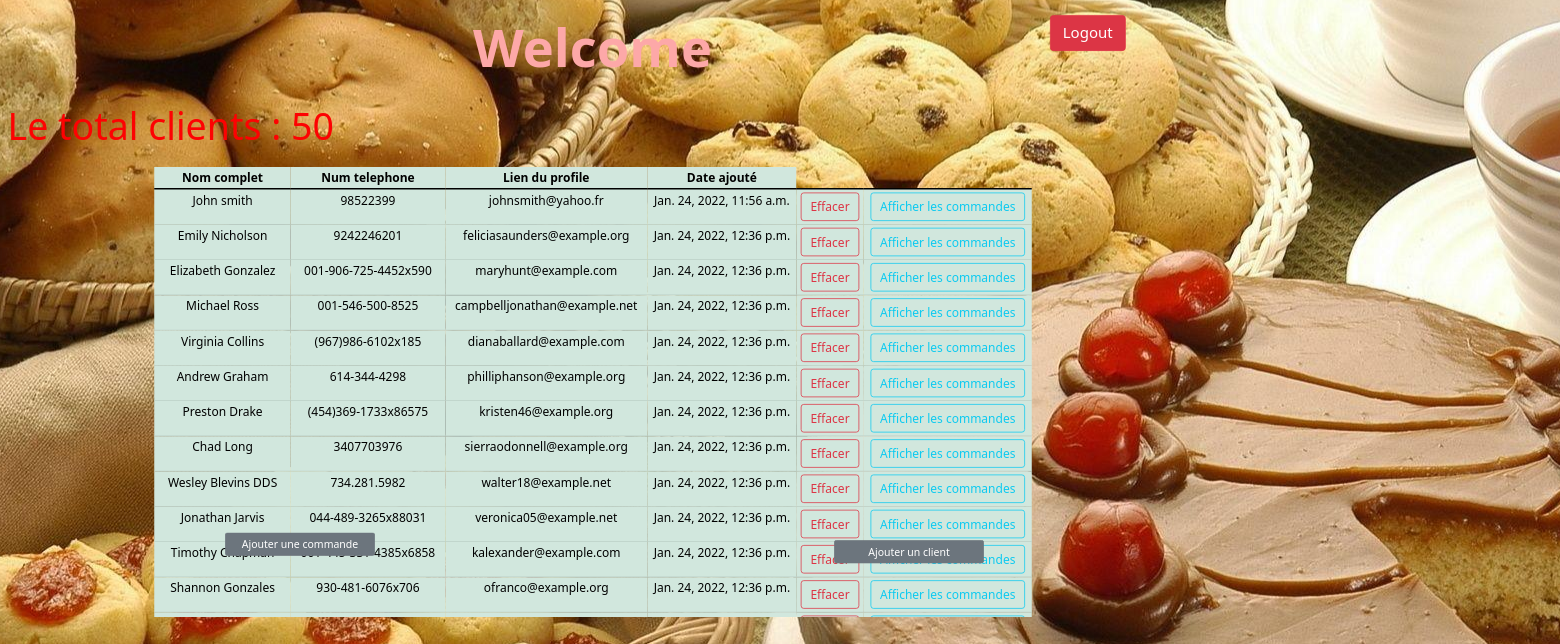
The app's page / (signed in) with its own data.
### accounts/models.py (models this page shows)
class Clients(models.Model):
    name=models.CharField(max_length=200,null=False)
    phone=models.CharField(max_length=30,null=False)
    profile_link=models.CharField(max_length=200,null=False)
    date_added=models.DateTimeField(default=timezone.now)

### accounts/views.py (the view, shortened to what this page needs)
# urls.py: 2. Add a URL to urlpatterns:  path('', views.home, name='home')
@login_required(login_url='login')
def home(request):
    clients=Clients.objects.all()
    total_clients=clients.count()
    form=ClientForm()
    form2=CommandeForm()
    context={'clients':clients,'total':total_clients,'form':form,'form2':form2}
    return render(request,'accounts/index.html',context)

### accounts/forms.py
class ClientForm(forms.Form):
    full_name=forms.CharField(label='Nom complet',max_length=100)
    num_tel=forms.CharField(label='Numero du telephone',max_length=50)
    lien_prof=forms.CharField(label='Lien du profile',max_length=200)

class CommandeForm(forms.Form):
    about=forms.CharField(label='Sujet/Theme',max_length=300)
    cout=forms.FloatField(label='Cout du commande')
    prix=forms.FloatField(label='Prix du commande')

### accounts/templates/accounts/index.html (shortened to what this page needs)
<!DOCTYPE html>
{% load static %}
{% block content%}
<html lang="en">
<link href="https://cdn.jsdelivr.net/npm/bootstrap@5.1.3/dist/css/bootstrap.min.css" rel="stylesheet">
<link href="{% static '/css/main.css' %}" rel="stylesheet">
<head>
</head>
<a href="/logout/" style="position:fixed;top:20px;left:1400px;" type="button" class="btn btn-danger  btn-lg">Logout</a>
<body onload="return clear();" >
    <p class="welcomeMessage fw-bolder fw-light">Welcome</p>
{% if clients %}
<div id="getClients">
<p class="clientsNumber">Le total clients : {{total}}</p>
    <div class="tablesgh" style="overflow-x:auto;height:600px;">
    <table class="table text-center table-responsive table-success table-hover table-sm">
        <thead>
        <tr>
            <th>Nom complet</th>
            <th>Num telephone</th>
            <th>Lien du profile</th>
            <th>Date ajouté</th>
        </tr>
    </thead>
        {% for client in clients %}
        <tr>
            <td>{{client.name}}</td>
            <td>{{client.phone}}</td>
            <td>{{client.profile_link}}</td>
            <td>{{client.date_added}}</td>
            <td><a style="position:relative;" href="{% url 'delete-record' client.id %}" class="btn btn-outline-danger">Effacer</a></td>
        <td><a style="position:relative;" href="{% url 'get-commandes' client.id %}" class="btn btn-outline-info">Afficher les commandes</a></td>
        </tr>
        {% endfor %}
    </table>
</div>
    </div>
    <input class="btn btn-secondary btn-sm ajcl" type="button" value="Ajouter un client" onclick="openForm()"></input>
    <div>
        <input class="btn btn-secondary btn-sm ajcl2" type="button" value="Ajouter une commande" onclick="openForm2()"></input>
    </div>
{% else %}
    <h1>OUPS SORRY STH HAS HAPPENED</h1>
{% endif %}
</body>
{% endblock %}
</html>

### accounts/templates/accounts/fav.html (shortened to what this page needs)
{% load static %}

### static/css/main.css (style rules this page uses)
.tablesgh table { width: 75%; margin:auto; height:50px; }
html { transform: scale(0.75); transform-origin: 0 0; height:615px; width:1580px; }
.tablesgh tr { line-height: 20px; }
body { background-position: center; background-repeat: no-repeat; background-size: auto; background-image: url('/static/images/homebg.jpg'); margin:10px; }
p.welcomeMessage { text-align: center; font-size: 70px; color: rgb(253, 168, 168); }
p.clientsNumber { text-align: left; font-size: 50px; color: rgb(253, 2, 2); }
input.ajcl { left:1112px; top:720px; position:fixed; width:200px; }
.ajcl2 { top:710px; left:300px; position:fixed; width:200px; }

### records on screen
Clients: name "John smith", phone "98522399", profile_link "johnsmith@yahoo.fr", date_added "Jan. 24, 2022, 11:56 a.m."
Clients: name "Emily Nicholson", phone "9242246201", profile_link "feliciasaunders@example.org", date_added "Jan. 24, 2022, 12:36 p.m."
Clients: name "Elizabeth Gonzalez", phone "001-906-725-4452x590", profile_link "maryhunt@example.com", date_added "Jan. 24, 2022, 12:36 p.m."
Clients: name "Michael Ross", phone "001-546-500-8525", profile_link "campbelljonathan@example.net", date_added "Jan. 24, 2022, 12:36 p.m."
Clients: name "Virginia Collins", phone "(967)986-6102x185", profile_link "dianaballard@example.com", date_added "Jan. 24, 2022, 12:36 p.m."
Clients: name "Andrew Graham", phone "614-344-4298", profile_link "philliphanson@example.org", date_added "Jan. 24, 2022, 12:36 p.m."
Clients: name "Preston Drake", phone "(454)369-1733x86575", profile_link "kristen46@example.org", date_added "Jan. 24, 2022, 12:36 p.m."
Clients: name "Chad Long", phone "3407703976", profile_link "sierraodonnell@example.org", date_added "Jan. 24, 2022, 12:36 p.m."
Clients: name "Wesley Blevins DDS", phone "734.281.5982", profile_link "walter18@example.net", date_added "Jan. 24, 2022, 12:36 p.m."
Clients: name "Jonathan Jarvis", phone "044-489-3265x88031", profile_link "veronica05@example.net", date_added "Jan. 24, 2022, 12:36 p.m."
Clients: name "Timothy Chapman", profile_link "kalexander@example.com", date_added "Jan. 24, 2022, 12:36 p.m."
Clients: name "Shannon Gonzales", phone "930-481-6076x706", profile_link "ofranco@example.org", date_added "Jan. 24, 2022, 12:36 p.m."

### other values on screen
{{ total }} "50"
